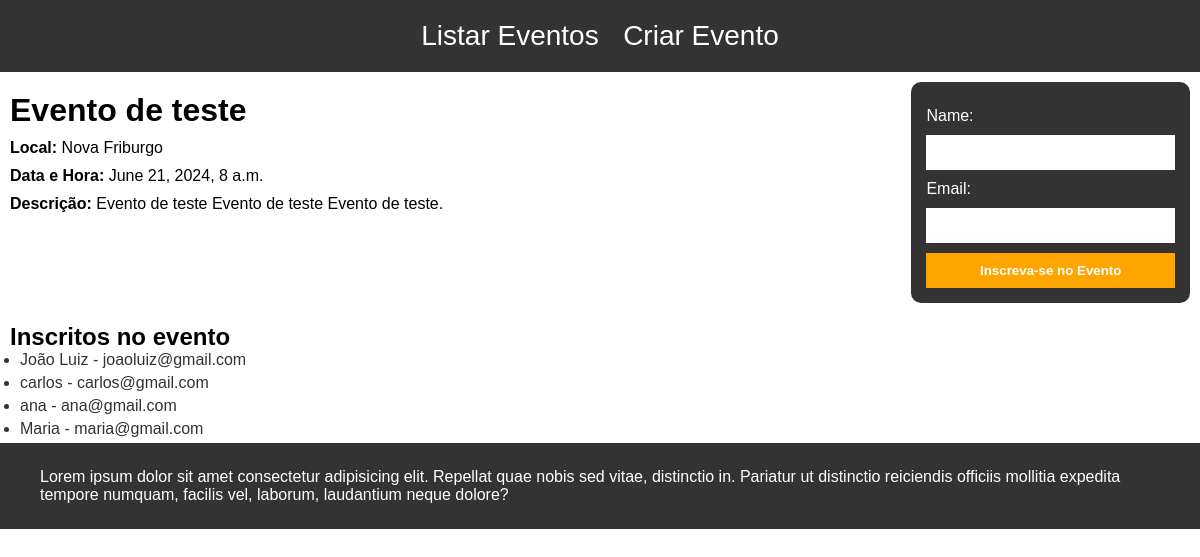
Page /api/events/view/15 on the committed database.
### eventos/models.py (models this page shows)
class Event(models.Model):
    title = models.CharField(max_length=255)
    local = models.CharField(max_length=255)
    schedule = models.DateTimeField()
    description = models.TextField()

class Register(models.Model):
    name = models.CharField(max_length=255)
    email = models.EmailField()
    event = models.ForeignKey(Event, on_delete=models.CASCADE, null=True)

### eventos/views.py (the view)
# urls.py: path('api/events/view/<int:id>', views.get_event, name='get_event'),  # URL para visualizar um evento específico pelo ID
def get_event(request, id):
    event = get_object_or_404(Event, pk=id)
    registrations = Register.objects.filter(event=event)
    if request.method == 'POST':  # Verifica se a requisição é do tipo POST
        form = RegisterForm(request.POST)
        if form.is_valid():  # Verifica se o formulário é válido
            register = form.save(commit=False)
            register.event = event  # Atribui o evento ao registro
            register.save()  # Salva o registro no banco de dados
            return redirect('/api/events/view/{id}'.format(id=id))  # Redireciona para a página de visualização do evento
    else:
        form = RegisterForm()
    labels = {
        'event': event,
        'form': form,
        'registrations':registrations
    }
    return render(request, 'events/view.html', labels)  # Renderiza a página de visualização do evento

### eventos/forms.py
class RegisterForm(forms.ModelForm):
    class Meta:
        model = Register
        fields = ['name', 'email']

### eventos/templates/events/view.html (shortened to what this page needs)
{%extends 'index.html'%}
{%block content%}
    <div class="event">
        <div class="event-info">
            <h1>{{ event.title }}</h1>
            <p><strong>Local:</strong> {{ event.local }}</p>
            <p><strong>Data e Hora:</strong> {{ event.schedule }}</p>
            <p><strong>Descrição:</strong> {{ event.description }}</p>
        </div>
        <div class="event-form">
            <form method="post" class="mt-4">
                {{form.as_p}}
                <button type="submit" class="btn btn-primary">Inscreva-se no Evento</button>
            </form>
        </div>
    </div>
    <h2>Inscritos no evento</h2>
    <ul>
        {% for registration in registrations %}
            <li>{{ registration.name }} - {{ registration.email }}</li>
        {% endfor %}
    </ul>
{%endblock%}

### eventos/templates/index.html (shortened to what this page needs)
{%load static %}
<!DOCTYPE html>
<html lang="pt-BR">
<head>
    <link rel="stylesheet" href="{%static 'css/style.css'%}">
</head>
<body>
    <header>
        <a href="/">Listar Eventos</a>
        <a href="/create_event">Criar Evento</a>
    </header>
    {%block content%}
    {%endblock%}
    <footer>
        Lorem ipsum dolor sit amet consectetur adipisicing elit. Repellat quae nobis sed vitae, distinctio in. Pariatur ut distinctio reiciendis officiis mollitia expedita tempore numquam, facilis vel, laborum, laudantium neque dolore?
    </footer>
</body>
</html>

### eventos/static/css/style.css (style rules this page uses)
* { margin: 0; padding: 0; font-family: Arial, Helvetica, sans-serif; }
header { background-color: #333; color: #fff; padding: 20px; text-align: center; }
header a { color: #fff; text-decoration: none; margin: 0 10px; font-size: 28px; transition: all 0.3s ease; }
a { color: black; }
footer { background-color: #333; color: white; padding: 25px 40px; }
h1, p, form { margin-top: 10px; }
h2 { margin-left: 10px; }
.event { display: flex; justify-content: space-between; }
.event-info { margin: 10px 10px 20px; }
.event-form { margin: 10px 10px 20px 0; background-color: #333; padding: 15px; border-radius: 10px; color: white; }
form input, form button, form textarea { width: 100%; box-sizing: border-box; padding: 10px; border: none; margin-top: 10px; }
form button { background-color: #ffa500; color: white; font-weight: bold; }
ul { list-style-type: disc; padding-left: 20px; }
li { margin-bottom: 5px; font-size: 16px; color: #333; }

### rows in the picture
Event: title "Evento de teste", local "Nova Friburgo", schedule "June 21, 2024, 8 a.m.", description "Evento de teste Evento de teste Evento de teste."
Register: name "João Luiz", email "joaoluiz@gmail.com"
Register: name "carlos", email "carlos@gmail.com"
Register: name "ana", email "ana@gmail.com"
Register: name "Maria", email "maria@gmail.com"
